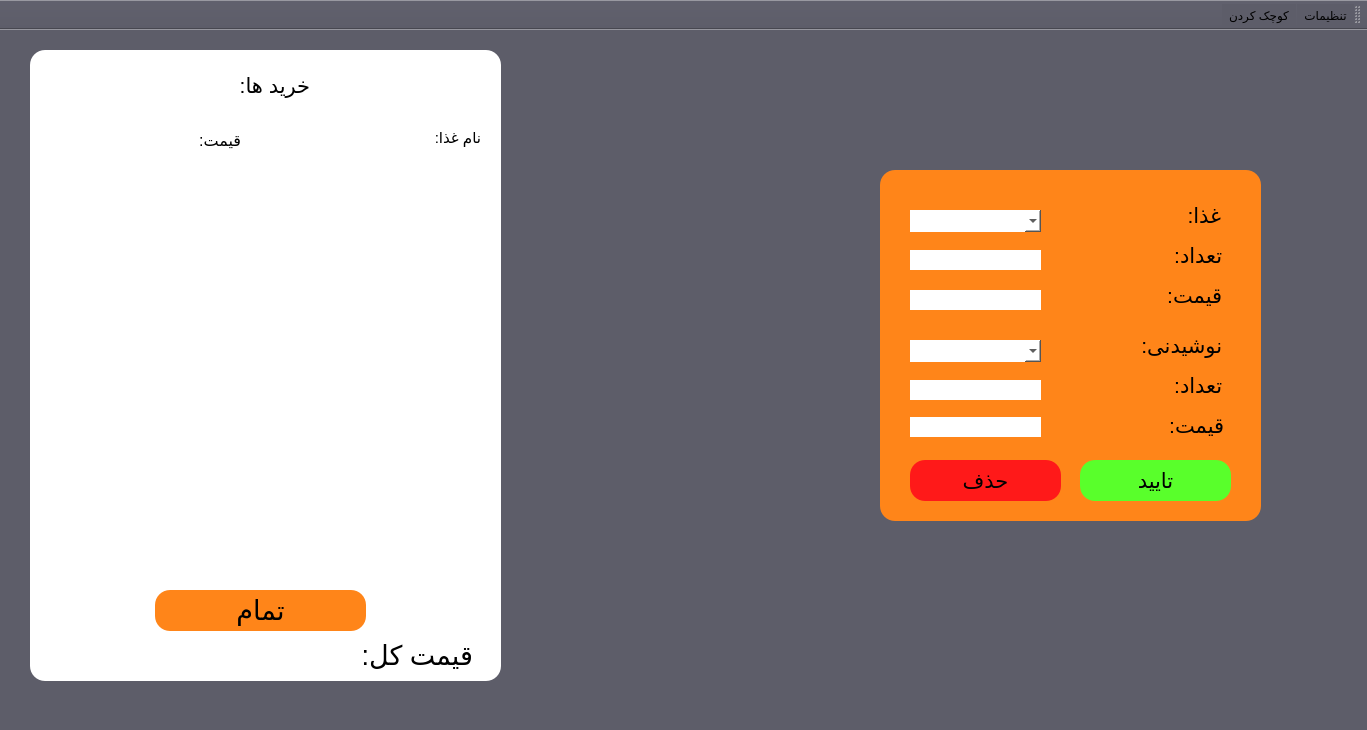
<?xml version="1.0" encoding="UTF-8"?>
<ui version="4.0">
 <class>MainWindow</class>
 <widget class="QMainWindow" name="MainWindow">
  <property name="geometry">
   <rect>
    <x>0</x>
    <y>0</y>
    <width>1367</width>
    <height>730</height>
   </rect>
  </property>
  <property name="windowTitle">
   <string>Restaurant</string>
  </property>
  <property name="windowIcon">
   <iconset>
    <normaloff>../../Documents/Icons/icons/chocolate-bite.png</normaloff>../../Documents/Icons/icons/chocolate-bite.png</iconset>
  </property>
  <property name="styleSheet">
   <string notr="true">background-color: rgb(93, 93, 105);</string>
  </property>
  <widget class="QWidget" name="centralwidget">
   <widget class="QFrame" name="frame_2">
    <property name="geometry">
     <rect>
      <x>880</x>
      <y>140</y>
      <width>381</width>
      <height>351</height>
     </rect>
    </property>
    <property name="styleSheet">
     <string notr="true">border-radius:15px;
background-color: rgb(255, 133, 25);</string>
    </property>
    <property name="frameShape">
     <enum>QFrame::StyledPanel</enum>
    </property>
    <property name="frameShadow">
     <enum>QFrame::Raised</enum>
    </property>
    <widget class="QLabel" name="label_24">
     <property name="geometry">
      <rect>
       <x>306</x>
       <y>30</y>
       <width>41</width>
       <height>31</height>
      </rect>
     </property>
     <property name="font">
      <font>
       <pointsize>16</pointsize>
      </font>
     </property>
     <property name="styleSheet">
      <string notr="true">background-color: rgb(255, 133, 25);</string>
     </property>
     <property name="text">
      <string> غذا: </string>
     </property>
    </widget>
    <widget class="QComboBox" name="comboBox">
     <property name="geometry">
      <rect>
       <x>30</x>
       <y>40</y>
       <width>131</width>
       <height>22</height>
      </rect>
     </property>
     <property name="styleSheet">
      <string notr="true">background-color: rgb(255, 255, 255);
</string>
     </property>
     <item>
      <property name="text">
       <string/>
      </property>
     </item>
     <item>
      <property name="text">
       <string>سیب زمینی سرخ کرده</string>
      </property>
     </item>
     <item>
      <property name="text">
       <string>پیتزا</string>
      </property>
     </item>
     <item>
      <property name="text">
       <string>همبرگر</string>
      </property>
     </item>
     <item>
      <property name="text">
       <string>هات داگ</string>
      </property>
     </item>
     <item>
      <property name="text">
       <string>فلافل</string>
      </property>
     </item>
     <item>
      <property name="text">
       <string>مرغ سوخاری</string>
      </property>
     </item>
     <item>
      <property name="text">
       <string>مرغ بریان</string>
      </property>
     </item>
     <item>
      <property name="text">
       <string>اسنک پیتزایی</string>
      </property>
     </item>
     <item>
      <property name="text">
       <string>اسنک معمولی</string>
      </property>
     </item>
     <item>
      <property name="text">
       <string>املت</string>
      </property>
     </item>
    </widget>
    <widget class="QLabel" name="label_22">
     <property name="geometry">
      <rect>
       <x>287</x>
       <y>70</y>
       <width>61</width>
       <height>31</height>
      </rect>
     </property>
     <property name="font">
      <font>
       <pointsize>16</pointsize>
      </font>
     </property>
     <property name="styleSheet">
      <string notr="true">background-color: rgb(255, 133, 25);</string>
     </property>
     <property name="text">
      <string> تعداد: </string>
     </property>
    </widget>
    <widget class="QLineEdit" name="tedad_Line_Edit">
     <property name="geometry">
      <rect>
       <x>30</x>
       <y>80</y>
       <width>131</width>
       <height>20</height>
      </rect>
     </property>
     <property name="styleSheet">
      <string notr="true">background-color: rgb(255, 255, 255);</string>
     </property>
    </widget>
    <widget class="QLabel" name="label_2">
     <property name="geometry">
      <rect>
       <x>277</x>
       <y>110</y>
       <width>71</width>
       <height>31</height>
      </rect>
     </property>
     <property name="font">
      <font>
       <pointsize>16</pointsize>
      </font>
     </property>
     <property name="styleSheet">
      <string notr="true">background-color: rgb(255, 133, 25);</string>
     </property>
     <property name="text">
      <string> قیمت:</string>
     </property>
    </widget>
    <widget class="QPushButton" name="pushButton_5">
     <property name="geometry">
      <rect>
       <x>30</x>
       <y>290</y>
       <width>151</width>
       <height>41</height>
      </rect>
     </property>
     <property name="font">
      <font>
       <pointsize>16</pointsize>
      </font>
     </property>
     <property name="cursor">
      <cursorShape>PointingHandCursor</cursorShape>
     </property>
     <property name="styleSheet">
      <string notr="true">background-color: rgb(255, 25, 25);</string>
     </property>
     <property name="text">
      <string>حذف</string>
     </property>
    </widget>
    <widget class="QPushButton" name="pushButton_6">
     <property name="geometry">
      <rect>
       <x>200</x>
       <y>290</y>
       <width>151</width>
       <height>41</height>
      </rect>
     </property>
     <property name="font">
      <font>
       <pointsize>16</pointsize>
      </font>
     </property>
     <property name="cursor">
      <cursorShape>PointingHandCursor</cursorShape>
     </property>
     <property name="styleSheet">
      <string notr="true">background-color: rgb(89, 255, 43);</string>
     </property>
     <property name="text">
      <string>تایید</string>
     </property>
    </widget>
    <widget class="QLabel" name="label_3">
     <property name="geometry">
      <rect>
       <x>279</x>
       <y>240</y>
       <width>71</width>
       <height>31</height>
      </rect>
     </property>
     <property name="font">
      <font>
       <pointsize>16</pointsize>
      </font>
     </property>
     <property name="styleSheet">
      <string notr="true">background-color: rgb(255, 133, 25);</string>
     </property>
     <property name="text">
      <string> قیمت:</string>
     </property>
    </widget>
    <widget class="QLabel" name="label_25">
     <property name="geometry">
      <rect>
       <x>247</x>
       <y>160</y>
       <width>101</width>
       <height>31</height>
      </rect>
     </property>
     <property name="font">
      <font>
       <pointsize>16</pointsize>
      </font>
     </property>
     <property name="styleSheet">
      <string notr="true">background-color: rgb(255, 133, 25);</string>
     </property>
     <property name="text">
      <string> نوشیدنی: </string>
     </property>
    </widget>
    <widget class="QComboBox" name="comboBox_2">
     <property name="geometry">
      <rect>
       <x>30</x>
       <y>170</y>
       <width>131</width>
       <height>22</height>
      </rect>
     </property>
     <property name="styleSheet">
      <string notr="true">background-color: rgb(255, 255, 255);
</string>
     </property>
     <item>
      <property name="text">
       <string/>
      </property>
     </item>
     <item>
      <property name="text">
       <string>دوغ عالیس</string>
      </property>
     </item>
     <item>
      <property name="text">
       <string>دوغ ابلی</string>
      </property>
     </item>
     <item>
      <property name="text">
       <string>نوشابه ی کوکاکولا</string>
      </property>
     </item>
     <item>
      <property name="text">
       <string>نوشابه ی پپسی</string>
      </property>
     </item>
     <item>
      <property name="text">
       <string>نوشابه فانتا</string>
      </property>
     </item>
     <item>
      <property name="text">
       <string>اب معدنی</string>
      </property>
     </item>
    </widget>
    <widget class="QLabel" name="label_23">
     <property name="geometry">
      <rect>
       <x>287</x>
       <y>200</y>
       <width>61</width>
       <height>31</height>
      </rect>
     </property>
     <property name="font">
      <font>
       <pointsize>16</pointsize>
      </font>
     </property>
     <property name="styleSheet">
      <string notr="true">background-color: rgb(255, 133, 25);</string>
     </property>
     <property name="text">
      <string> تعداد: </string>
     </property>
    </widget>
    <widget class="QLineEdit" name="lineEdit_3">
     <property name="geometry">
      <rect>
       <x>30</x>
       <y>120</y>
       <width>131</width>
       <height>20</height>
      </rect>
     </property>
     <property name="styleSheet">
      <string notr="true">background-color: rgb(255, 255, 255);</string>
     </property>
    </widget>
    <widget class="QLineEdit" name="lineEdit_5">
     <property name="geometry">
      <rect>
       <x>30</x>
       <y>210</y>
       <width>131</width>
       <height>20</height>
      </rect>
     </property>
     <property name="styleSheet">
      <string notr="true">background-color: rgb(255, 255, 255);</string>
     </property>
    </widget>
    <widget class="QLineEdit" name="lineEdit_4">
     <property name="geometry">
      <rect>
       <x>30</x>
       <y>247</y>
       <width>131</width>
       <height>20</height>
      </rect>
     </property>
     <property name="styleSheet">
      <string notr="true">background-color: rgb(255, 255, 255);</string>
     </property>
    </widget>
   </widget>
   <widget class="QLabel" name="label_19">
    <property name="geometry">
     <rect>
      <x>30</x>
      <y>20</y>
      <width>471</width>
      <height>631</height>
     </rect>
    </property>
    <property name="styleSheet">
     <string notr="true">border-radius:15px;
background-color: rgb(255, 255, 255);</string>
    </property>
    <property name="text">
     <string/>
    </property>
   </widget>
   <widget class="QLabel" name="label_20">
    <property name="geometry">
     <rect>
      <x>190</x>
      <y>40</y>
      <width>161</width>
      <height>31</height>
     </rect>
    </property>
    <property name="font">
     <font>
      <pointsize>16</pointsize>
     </font>
    </property>
    <property name="styleSheet">
     <string notr="true">background-color: rgb(255, 255, 255);</string>
    </property>
    <property name="text">
     <string>       خرید ها:</string>
    </property>
   </widget>
   <widget class="QLabel" name="label_36">
    <property name="geometry">
     <rect>
      <x>430</x>
      <y>97</y>
      <width>51</width>
      <height>21</height>
     </rect>
    </property>
    <property name="font">
     <font>
      <pointsize>11</pointsize>
     </font>
    </property>
    <property name="styleSheet">
     <string notr="true">background-color: rgb(255, 255, 255);</string>
    </property>
    <property name="text">
     <string>نام غذا:</string>
    </property>
   </widget>
   <widget class="QLabel" name="label_37">
    <property name="geometry">
     <rect>
      <x>200</x>
      <y>100</y>
      <width>41</width>
      <height>21</height>
     </rect>
    </property>
    <property name="font">
     <font>
      <pointsize>12</pointsize>
     </font>
    </property>
    <property name="styleSheet">
     <string notr="true">background-color: rgb(255, 255, 255);</string>
    </property>
    <property name="text">
     <string>قیمت:</string>
    </property>
   </widget>
   <widget class="QLabel" name="label">
    <property name="geometry">
     <rect>
      <x>362</x>
      <y>610</y>
      <width>111</width>
      <height>31</height>
     </rect>
    </property>
    <property name="font">
     <font>
      <pointsize>20</pointsize>
     </font>
    </property>
    <property name="styleSheet">
     <string notr="true">background-color: rgb(255, 255, 255);</string>
    </property>
    <property name="text">
     <string>قیمت کل:</string>
    </property>
   </widget>
   <widget class="QPushButton" name="pushButton_2">
    <property name="geometry">
     <rect>
      <x>155</x>
      <y>560</y>
      <width>211</width>
      <height>41</height>
     </rect>
    </property>
    <property name="font">
     <font>
      <pointsize>20</pointsize>
     </font>
    </property>
    <property name="cursor">
     <cursorShape>PointingHandCursor</cursorShape>
    </property>
    <property name="styleSheet">
     <string notr="true">border-radius:15px;
background-color: rgb(255, 133, 25);</string>
    </property>
    <property name="text">
     <string>تمام</string>
    </property>
   </widget>
   <widget class="QLabel" name="label_4">
    <property name="geometry">
     <rect>
      <x>40</x>
      <y>610</y>
      <width>311</width>
      <height>31</height>
     </rect>
    </property>
    <property name="font">
     <font>
      <pointsize>22</pointsize>
     </font>
    </property>
    <property name="styleSheet">
     <string notr="true">background-color: rgb(255, 255, 255);</string>
    </property>
    <property name="text">
     <string/>
    </property>
    <property name="alignment">
     <set>Qt::AlignRight|Qt::AlignTrailing|Qt::AlignVCenter</set>
    </property>
   </widget>
   <widget class="QLabel" name="label_5">
    <property name="geometry">
     <rect>
      <x>40</x>
      <y>121</y>
      <width>211</width>
      <height>431</height>
     </rect>
    </property>
    <property name="font">
     <font>
      <pointsize>10</pointsize>
     </font>
    </property>
    <property name="layoutDirection">
     <enum>Qt::LeftToRight</enum>
    </property>
    <property name="styleSheet">
     <string notr="true">background-color: rgb(255, 255, 255);</string>
    </property>
    <property name="text">
     <string/>
    </property>
    <property name="alignment">
     <set>Qt::AlignLeading|Qt::AlignLeft|Qt::AlignTop</set>
    </property>
   </widget>
   <widget class="QLabel" name="label_6">
    <property name="geometry">
     <rect>
      <x>270</x>
      <y>120</y>
      <width>221</width>
      <height>431</height>
     </rect>
    </property>
    <property name="font">
     <font>
      <pointsize>10</pointsize>
     </font>
    </property>
    <property name="styleSheet">
     <string notr="true">background-color: rgb(255, 255, 255);</string>
    </property>
    <property name="text">
     <string/>
    </property>
    <property name="alignment">
     <set>Qt::AlignLeading|Qt::AlignLeft|Qt::AlignTop</set>
    </property>
   </widget>
  </widget>
  <widget class="QStatusBar" name="statusbar"/>
  <widget class="QToolBar" name="toolBar">
   <property name="cursor">
    <cursorShape>SplitHCursor</cursorShape>
   </property>
   <property name="windowTitle">
    <string>toolBar</string>
   </property>
   <property name="layoutDirection">
    <enum>Qt::RightToLeft</enum>
   </property>
   <attribute name="toolBarArea">
    <enum>TopToolBarArea</enum>
   </attribute>
   <attribute name="toolBarBreak">
    <bool>false</bool>
   </attribute>
   <addaction name="actioncross"/>
   <addaction name="actionminimized"/>
  </widget>
  <action name="actioncross">
   <property name="icon">
    <iconset>
     <normaloff>D:/Desktop/python/Icons/icons/cross-button.png</normaloff>D:/Desktop/python/Icons/icons/cross-button.png</iconset>
   </property>
   <property name="text">
    <string>تنظیمات</string>
   </property>
   <property name="toolTip">
    <string>بستن</string>
   </property>
  </action>
  <action name="actionminimized">
   <property name="icon">
    <iconset>
     <normaloff>D:/Desktop/python/Icons/icons/minus-button.png</normaloff>D:/Desktop/python/Icons/icons/minus-button.png</iconset>
   </property>
   <property name="text">
    <string>کوچک کردن</string>
   </property>
  </action>
 </widget>
 <resources/>
 <connections>
  <connection>
   <sender>actioncross</sender>
   <signal>triggered()</signal>
   <receiver>MainWindow</receiver>
   <slot>close()</slot>
   <hints>
    <hint type="sourcelabel">
     <x>-1</x>
     <y>-1</y>
    </hint>
    <hint type="destinationlabel">
     <x>686</x>
     <y>350</y>
    </hint>
   </hints>
  </connection>
  <connection>
   <sender>actionminimized</sender>
   <signal>triggered()</signal>
   <receiver>MainWindow</receiver>
   <slot>showMinimized()</slot>
   <hints>
    <hint type="sourcelabel">
     <x>-1</x>
     <y>-1</y>
    </hint>
    <hint type="destinationlabel">
     <x>686</x>
     <y>350</y>
    </hint>
   </hints>
  </connection>
 </connections>
</ui>
